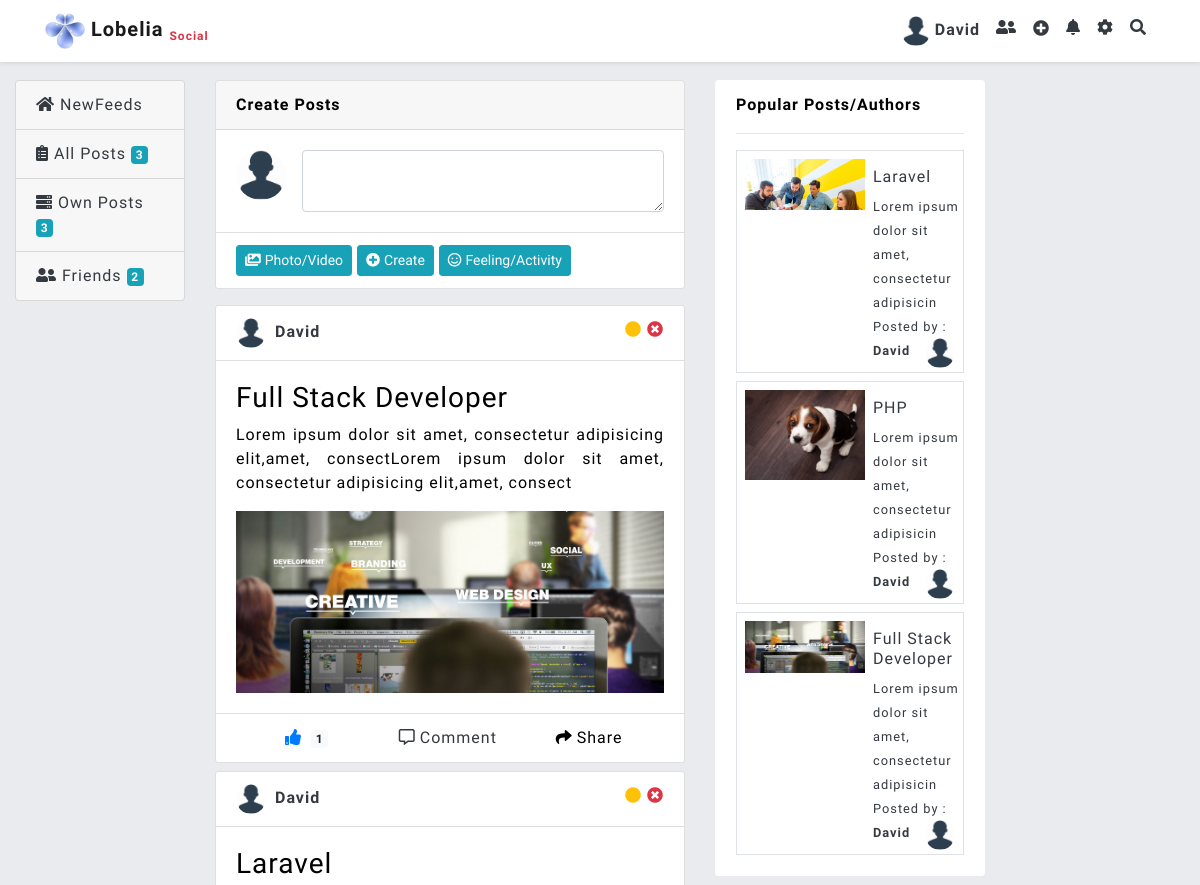
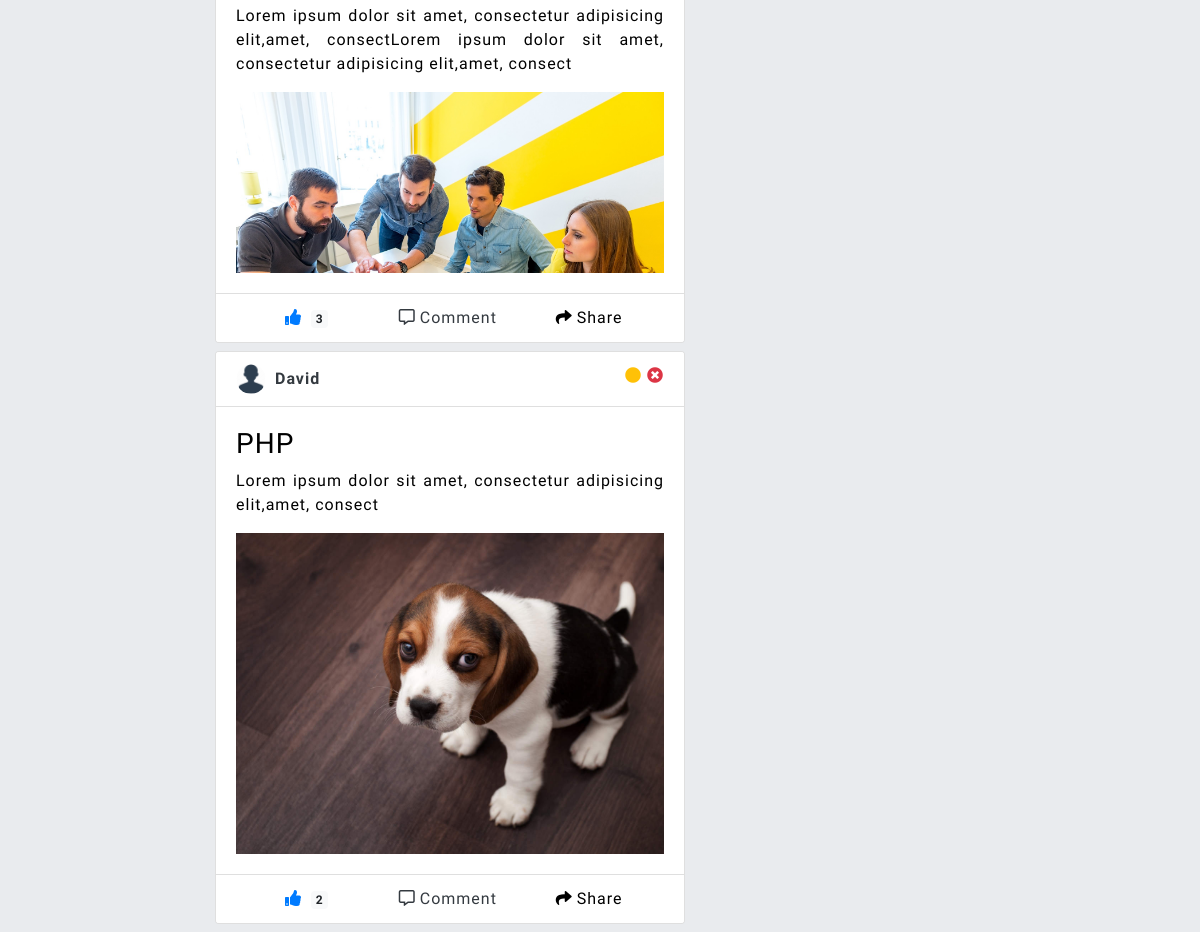
The page /home.php (signed in) on the database its author committed (2 pictures, top to bottom).
### tables this page shows
CREATE TABLE `user` (
  `id` int(11) NOT NULL,
  `name` varchar(30) NOT NULL,
  `email` varchar(30) NOT NULL,
  `phone` varchar(30) NOT NULL,
  `password` varchar(100) NOT NULL,
  `dob` date NOT NULL,
  `gender` varchar(10) NOT NULL,
  `photo` varchar(100) NOT NULL,
  `address` text NOT NULL,
  `created_date` date NOT NULL,
  `modified_date` date NOT NULL
);

CREATE TABLE `posts` (
  `id` int(11) NOT NULL,
  `title` varchar(100) NOT NULL,
  `description` text NOT NULL,
  `user_id` int(11) NOT NULL,
  `post_photo` varchar(100) NOT NULL,
  `created_date` date NOT NULL,
  `modified_date` date NOT NULL
);

### home.php (the view, shortened to what this page needs)
<!DOCTYPE html>
<html>
<head>
	<?php include('cdn.php'); ?>
</head>
<body style="background:#E9EBEE;">
<?php include ('nav.php'); ?>
<div class="container-fluid" style="margin-top: 80px;">
	<div class="row">
		<div class="col-md-2">
			<?php include('leftside.php'); ?>
		</div>
		<div class="col-md-5">
				<div class="post_friend">
			<div class="card mb-3">
				<div class="card-header"><b>Create Posts</b></div>
				<div class="card-body">
				<div class="media">
				  <img src="img/<?php echo $user['photo']; ?>" width="50px;" height="50px" class="mr-3 rounded-circle" alt="...">
				  <div class="media-body">
				    <textarea class="form-control" data-toggle="modal" data-target="#create_post_Modal"></textarea>
				  </div>
				</div>
				</div>
				<div class="card-footer bg-white">
					<button class="btn btn-sm btn-info" data-toggle="modal" data-target="#create_post_Modal"><i class="fas fa-images mr-1"></i>Photo/Video</button>
					<button class="btn btn-sm btn-info" data-toggle="modal" data-target="#create_post_Modal"><i class="fas fa-plus-circle text-white mr-1"></i>Create</button>
					<button class="btn btn-sm btn-info" data-toggle="modal" data-target="#create_post_Modal"><i class="far fa-smile mr-1"></i>Feeling/Activity</button>
				</div>
			</div>
	<?php
	if(isset($_GET['id']))
	{
		$id=$_GET['id'];
	$post_sql = mysqli_query($conn,"SELECT posts.*,user.name,user.photo FROM posts INNER JOIN user ON posts.user_id=user.id WHERE posts.user_id='$id' ORDER BY posts.id DESC");
	}else{
	$post_sql = mysqli_query($conn,"SELECT posts.*,user.name,user.photo FROM posts INNER JOIN user ON posts.user_id=user.id ORDER BY posts.id DESC");
	}
	while($post = mysqli_fetch_assoc($post_sql)){
	?>
			<div class="card mb-2">
				<div class="card-header bg-white">
					<a href="" class="card-link text-dark"><img src="img/<?php echo $post['photo']; ?>" width="30px" height="30px" class="rounded-circle mr-1">
					<b><?php echo $post['name']; ?></b></a>
					<div style="float: right;">
<?php if($_SESSION['id'] == $post['user_id']){ ?>
	<i class="ebtn fas fa-circle text-warning" data-toggle="modal" data-target="#edit_post_Modal"
	title="<?php echo $post['title']; ?>"
	description="<?php echo $post['description']; ?>"
	post_id="<?php echo $post['id']; ?>"
	photo="<?php echo $post['post_photo'] ?>" ></i>
	<a href="posts/delete.php?id=<?php echo $post['id']; ?>"><i class="fas fa-times-circle text-danger"></i></a>
<?php } ?>
					</div>
				</div>
				<div class="card-body">
					<h3><?php echo $post['title']; ?></h3>
					<p class="text-justify"><?php echo $post['description']; ?></p>
		<?php if($post['post_photo']){ ?>
					<img src="img/<?php echo $post['post_photo']; ?>" width="100%;">
		<?php } ?>
				</div>
				<div class="card-footer react bg-white">
					<div>
<?php
$sql2 = mysqli_query($conn,"SELECT * FROM like_data WHERE post_id='".$post['id']."' AND user_id='".$_SESSION['id']."'");
if(mysqli_num_rows($sql2)>0)
{ ?>
<i post_id="<?php echo $post['id']; ?>" class="unlike fas fa-thumbs-up mr-1 text-primary"></i>
<?php }else{ ?>
<i post_id="<?php echo $post['id']; ?>" class="like fas fa-thumbs-up mr-1"></i>
<?php } ?>
<span class="badge badge-light" id="like_here<?php echo $post['id']; ?>">
<?php
$sql1 = mysqli_query($conn,"SELECT * FROM like_data WHERE post_id='".$post['id']."'");
echo mysqli_num_rows($sql1);
?>
</span>
</div>
<div><a href="comment.php?pid=<?php echo $post['id']; ?>" class="text-dark card-link"><i class="far fa-comment-alt mr-1"></i>Comment</a></div>
					<div><i class="fas fa-share mr-1"></i></i>Share</div>
				</div>
			</div>
				<?php } ?>
			</div>
		</div>
		<div class="col-md-3">
			<?php include('popular.php'); ?>
		<div class="col-md-2">
		</div>
</body>
</html>

### nav.php (shortened to what this page needs)
<?php
include('db.php');
$user_sql=mysqli_query($conn,"SELECT * FROM user WHERE id='".$_SESSION['id']."'");
$user=mysqli_fetch_assoc($user_sql);
?>
<nav class="navbar navbar-expand-lg shadow-sm navbar-light bg-white container-fluid fixed-top">
<div class="container">
  <a class="navbar-brand" href="home.php">
    <img src="img/brand.png" style="width:40px;">
    <b>Lobelia</b> <sub><small class="text-danger font-weight-bold">Social</small></sub></a>
  <div class="collapse navbar-collapse" id="navbarSupportedContent">
    <ul class="navbar-nav ml-auto">
      <li class="nav-item">
        <a class="nav-link text-dark font-weight-bold" href="home.php"><img src="img/<?php echo $user['photo']; ?>" class="rounded-circle mr-1" width="30px;" height="30px;"><?php echo $user['name']; ?></a>
      </li>
      <li class="nav-item">
        <a class="nav-link text-dark" href="#"><i class="fas fa-user-friends"></i></a>
      </li>
      <li class="nav-item">
        <i data-toggle="modal" data-target="#create_post_Modal" class="nav-link text-dark fas fa-plus-circle mt-1"></i>
      </li>
      <li class="nav-item">
        <a class="nav-link text-dark" href="#"><i class="fas fa-bell"></i></a>
      </li>
      <li class="nav-item dropdown">
        <a class="nav-link font-weight-bold text-dark" href="#" id="navbarDropdown" role="button" data-toggle="dropdown" aria-haspopup="true" aria-expanded="false">
          <i class="fas fa-cog"></i>
        </a>
      </li>
      <li class="nav-item">
        <a class="nav-link text-dark">
<input type="" name="" placeholder="Search Here" class="mr-1 search_input" style="display: none; width: 300px;border:none;outline: none;border-bottom: 1px solid #aaa;"><i class="fas fa-search search_btn"></i></a>
      </li>
  </div>
</div>
</nav>

### popular.php
<div class="alert bg-white pop">
				<b>Popular Posts/Authors</b><hr>
<?php
$pop_sql=mysqli_query($conn,"SELECT posts.*,user.name,user.photo FROM posts INNER JOIN like_data ON like_data.post_id=posts.id INNER JOIN user ON posts.user_id=user.id GROUP BY like_data.post_id ORDER BY count(like_data.post_id) DESC LIMIT 0,3");
while($pop=mysqli_fetch_assoc($pop_sql))
{ ?>
			<div class="media border mb-2">
				<a href="" class="card-link text-dark">
			  <div class="media-left">
			    <img src="img/<?php echo $pop['post_photo']; ?>" class="media-object my-2 ml-2" width="120px">
			  </div>
			  <div class="media-body ml-2">
			    <h6 class="media-heading mt-3"><?php echo $pop['title']; ?></h6>
<small><?php echo substr($pop['description'],0,50); ?></small></a><br>
			    <a href="" class="text-dark"><small>Posted by : <b><?php echo $pop['name']; ?></b></small>
			    <img src="img/<?php echo $pop['photo']; ?>" class="rounded-circle float-right mr-2 mb-1" width="30px" height="30px">
			    </a>
			  </div>
			</div>
<?php } ?>
</div>

### cdn.php (style rules this page uses)
body { font-family: 'Saira Semi Condensed', sans-serif; letter-spacing: 1px; color:black; }

### home.php (style rules this page uses)
.react { display: flex; }
.react div { width: 33%; text-align: center; }

### rows shown on the page
user: photo (picture), name "David"
posts: user.photo (picture), user.name "David", title "Full Stack Developer", description "Lorem ipsum dolor sit amet, consectetur adipisicing elit,amet, consectLorem ipsum dolor sit amet, consectetur adipisicing elit,amet, consect", post_photo (picture), mysqli_num_rows($sql1) "1", description "Lorem ipsum dolor sit amet, consectetur adipisicin"
posts: user.photo (picture), user.name "David", title "Laravel", description "Lorem ipsum dolor sit amet, consectetur adipisicing elit,amet, consectLorem ipsum dolor sit amet, consectetur adipisicing elit,amet, consect", post_photo (picture), mysqli_num_rows($sql1) "3", description "Lorem ipsum dolor sit amet, consectetur adipisicin"
posts: user.photo (picture), user.name "David", title "PHP", description "Lorem ipsum dolor sit amet, consectetur adipisicing elit,amet, consect", post_photo (picture), mysqli_num_rows($sql1) "2", description "Lorem ipsum dolor sit amet, consectetur adipisicin"

### other values the page prints
$all "3"
$own "3"
$friend "2"
